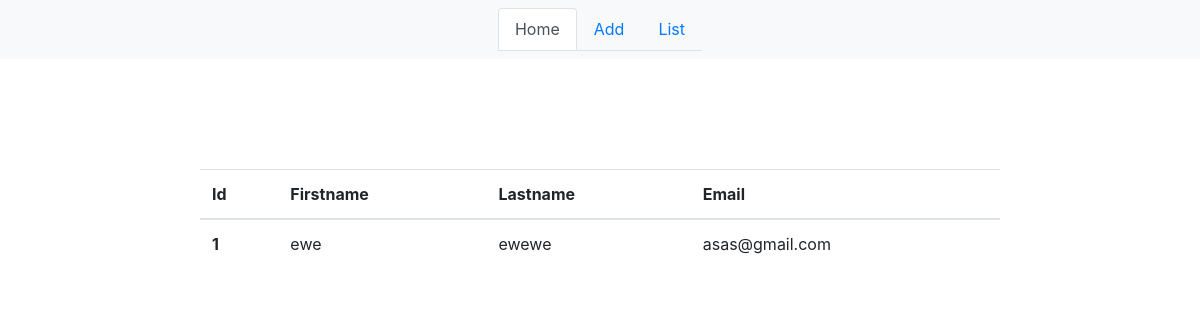
/list, run on an earlier commit of the app's database.
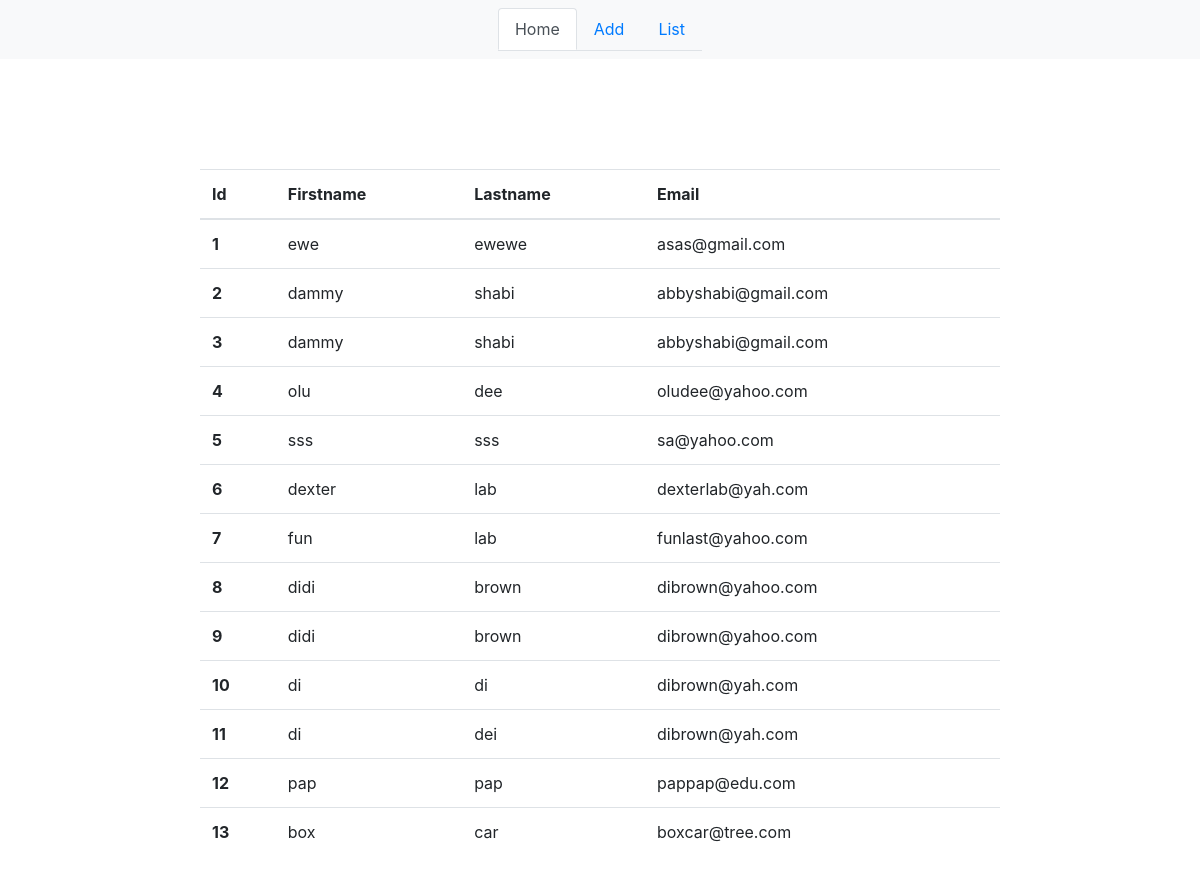
And on a later commit of the database.
### mail/models.py (models this page shows, shortened)
class User(models.Model):
   First_Name = models.CharField(max_length = 15)
   Last_Name = models.CharField(max_length = 15)
   Email = models.EmailField(max_length=100)

### mail/views.py (the view)
# urls.py: url('^list',views.directory,name = 'list'),
def directory(request):
    lists = User.objects.all().reverse()
    return render(request,'list.html',{"lists":lists})

### mail/templates/list.html
{%extends 'base.html'%}
{%block content%}
<div id = container>
<table class="table">
        <thead>
                <tr>
                  <th scope="col">Id</th>
                  <th scope="col">Firstname</th>
                  <th scope="col">Lastname</th>
                  <th scope="col">Email</th>
                </tr>
        </thead>
        <tbody>
            {%for l in lists%}
             <tr>
                    <th scope="row">{{l.id}}</th>
                    <td>{{l.First_Name}}</td>
                    <td>{{l.Last_Name}}</td>
                    <td>{{l.Email}}</td>
            </tr>
            {%endfor%}
        </tbody>
</table>
</div>
{%endblock%}

### mail/templates/base.html (shortened to what this page needs)
{% load bootstrap3 %}
<!DOCTYPE html>
<html>
<head>
    {% load static%}
    <link rel="stylesheet" href="/static/css/style.css">
    <link rel="stylesheet" href="/static/css/bootstrap.min.css">
</head>
<body>
    <nav class="navbar navbar-expand-lg navbar-light bg-light justify-content-center">
      <ul class="nav nav-tabs">
          <a class="nav-link active" href="/">Home</a>
        <a class="nav-link" href="{% url 'add'%}">Add</a>
        <a class="nav-link" href="{%url 'list'%}">List</a>
      </ul>
      </nav>
    {% block content %}
    {% endblock %}
</body>
</html

### static/css/style.css (style rules this page uses)
#container { width: 820px; height: 100%; padding: 10px; margin: auto; margin-top: 100px; margin-bottom: auto; }

What changed in the data, as far as the page shows it:
added User: id "2", First_Name "dammy", Last_Name "shabi", Email "abbyshabi@gmail.com"
added User: id "3", First_Name "dammy", Last_Name "shabi", Email "abbyshabi@gmail.com"
added User: id "4", First_Name "olu", Last_Name "dee", Email "oludee@yahoo.com"
added User: id "5", First_Name "sss", Last_Name "sss", Email "sa@yahoo.com"
added User: id "6", First_Name "dexter", Last_Name "lab", Email "dexterlab@yah.com"
added User: id "7", First_Name "fun", Last_Name "lab", Email "funlast@yahoo.com"
added User: id "8", First_Name "didi", Last_Name "brown", Email "dibrown@yahoo.com"
added User: id "9", First_Name "didi", Last_Name "brown", Email "dibrown@yahoo.com"
added User: id "10", First_Name "di", Last_Name "di", Email "dibrown@yah.com"
added User: id "11", First_Name "di", Last_Name "dei", Email "dibrown@yah.com"
added User: id "12", First_Name "pap", Last_Name "pap", Email "pappap@edu.com"
added User: id "13", First_Name "box", Last_Name "car", Email "boxcar@tree.com"
